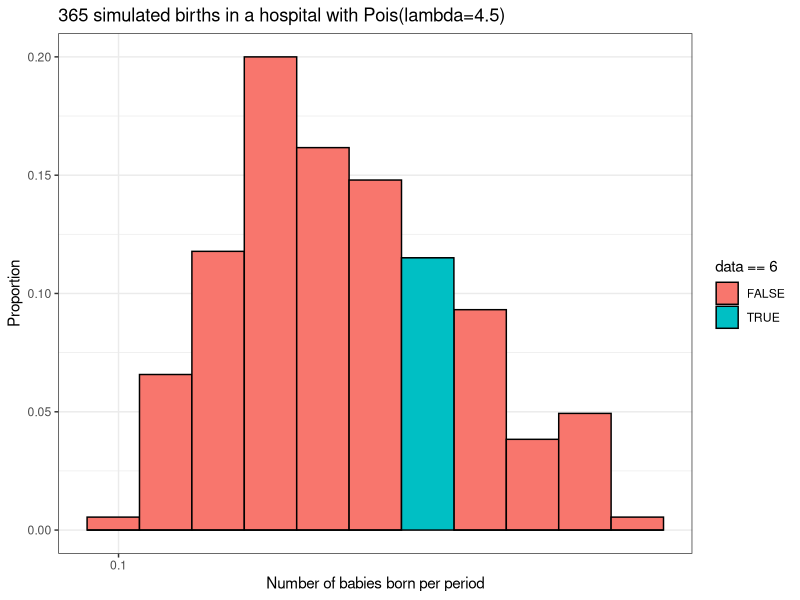

Recreate this plot in R.
print(dpois(6,4.5))

#simulating births in this hospital for ayear (n=365) using rpois()
library(dplyr)
library(ggplot2)

set.seed(2)

babies<-data.frame('data'=rpois(365,4.5))

result<-babies%>%ggplot()+
    geom_histogram(aes(x=data,
                        y=stat(count/sum(count)),
                        fill=data==6),
                        color="black",
                    binwidth=1)+
    scale_x_continuous(breaks=0.10) +
    labs(x='Number of babies born per period',
        y='Proportion',
        title='365 simulated births in a hospital with Pois(lambda=4.5)') +
    theme_bw()

print(result)

#To see the simulate result is equal to the output of (dbois(6, 4.5))
print(babies%>% dplyr::summarize(six_babies=sum(babies$data==6)/n()))
